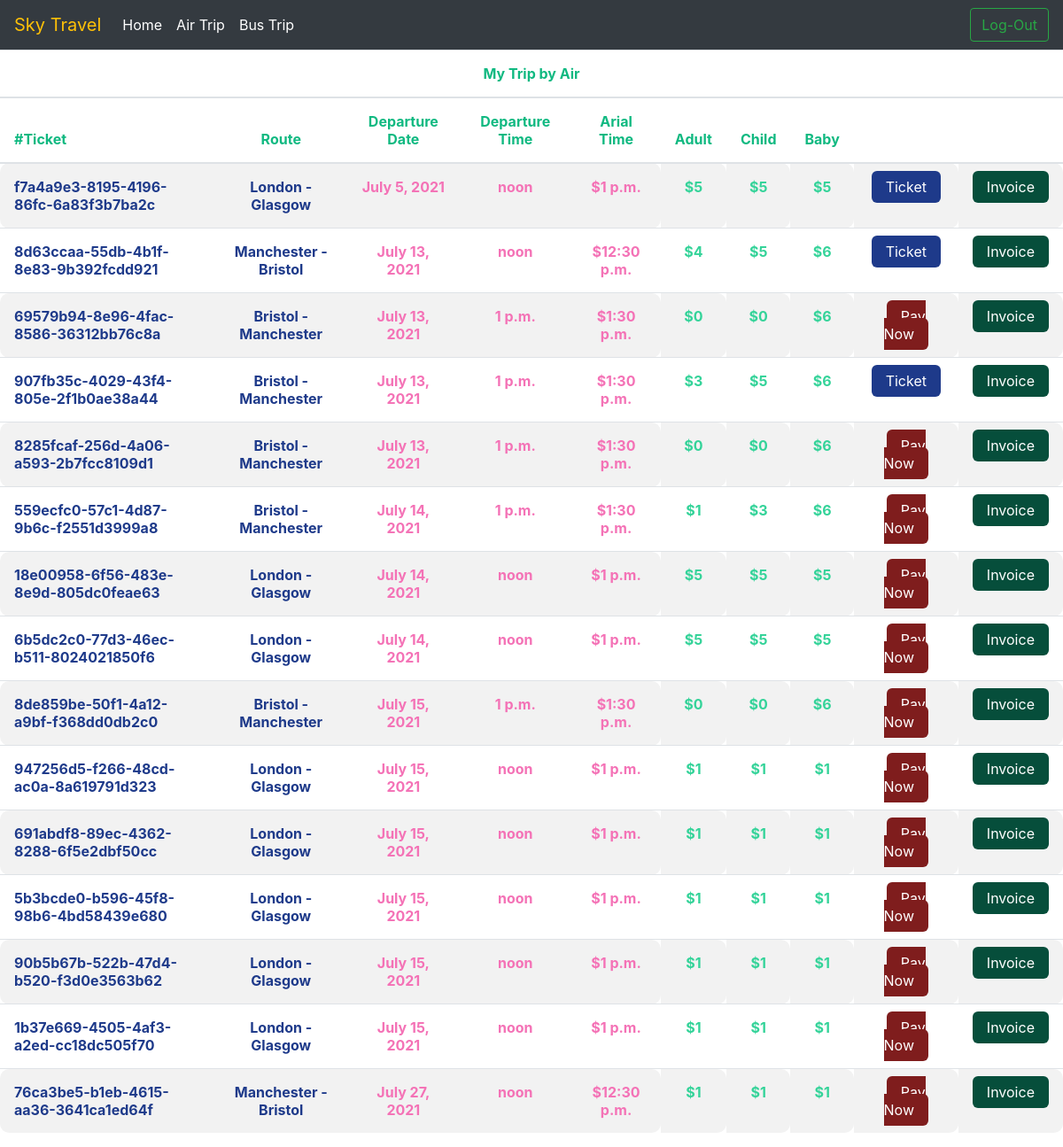
Screenshot of /mytrip-air/ (signed in) with the database file from the repository.
### SkyTravel/models.py (models this page shows, shortened)
class AirTrip(models.Model):
    ticket = models.UUIDField(default=uuid.uuid4, editable=False, unique=True)
    user = models.ForeignKey(User, on_delete=models.CASCADE)
    flight = models.ForeignKey(AirChart, on_delete=models.CASCADE)
    adult = models.BigIntegerField()
    child = models.BigIntegerField()
    baby = models.BigIntegerField()
    totalcost = models.FloatField()
    departureDate = models.DateField()
    payment = models.CharField(max_length=120)

class AirChart(models.Model):
    fromP = models.ForeignKey(Places, on_delete=models.CASCADE, related_name="fromPA")
    toP = models.ForeignKey(Places, on_delete=models.CASCADE, related_name="toPA")
    departure = models.TimeField(max_length=120)
    arival = models.TimeField(max_length=120)
    adultcost = models.FloatField()
    childcost = models.FloatField()
    def __str__(self):
        return (self.fromP.name + " - " + self.toP.name)

class Places(models.Model):
    name = models.CharField(max_length=120)

### SkyTravel/views.py (the view)
# urls.py: path('mytrip-air/', mytripAir, name="mytrip-air"),
@login_required(login_url='/login/')
def mytripAir(request, *args, **kwargs):
    uid = request.user.id
    user = User.objects.get(id=uid)
    trip = AirTrip.objects.filter(user=user).order_by('departureDate')
    context = {
        'trip': trip,
        'tripby': "Air"
    }
    return render(request, 'SkyTravel/mytrip.html', context)

### template/SkyTravel/mytrip.html (shortened to what this page needs)
<link href="https://unpkg.com/tailwindcss@^2/dist/tailwind.min.css" rel="stylesheet">
<nav class="navbar navbar-expand-lg navbar-dark bg-dark">
  <a class="navbar-brand text-warning" href="#">Sky Travel</a>
  <div class="collapse navbar-collapse" id="navbarTogglerDemo03">
    <ul class="navbar-nav mr-auto mt-2 mt-lg-0">
      <li class="nav-item active">
        <a class="nav-link" href="/">Home <span class="sr-only">(current)</span></a>
      </li>
      <li class="nav-item active">
        <a class="nav-link" href="/mytrip-air/">Air Trip <span class="sr-only">(current)</span></a>
      </li>
      <li class="nav-item active">
        <a class="nav-link" href="/mytrip-bus/">Bus Trip <span class="sr-only">(current)</span></a>
      </li>
    </ul>
      <a href="/log-out/"><button class="btn btn-outline-success my-2 my-sm-0" type="submit">Log-Out</button></a>
  </div>
</nav>
<link href="//maxcdn.bootstrapcdn.com/bootstrap/4.0.0/css/bootstrap.min.css" rel="stylesheet" id="bootstrap-css">
<table class="table table-striped">
  <thead>
    <tr>
		<th class="p-3 text-green-500 text-center" colspan=10>My Trip by {{tripby}}</th>
	</tr>
    <tr>
      <th class="p-3 text-green-500">#Ticket</th>
		<th class="p-3 text-center text-green-500">Route</th>
		<th class="p-3 text-center text-green-500">Departure Date</th>
		<th class="p-3 text-center text-green-500">Departure Time</th>
		<th class="p-3 text-center text-green-500">Arial Time</th>
		<th class="p-3 text-center text-green-500">Adult</th>
		<th class="p-3 text-center text-green-500">Child</th>
		<th class="p-3 text-center text-green-500">Baby</th>
		<th class="p-3 text-center"></th>
		<th class="p-3 text-center"></th>
    </tr>
  </thead>
  <tbody>
    {% for t in trip %}
					<tr>
                    <td class="p-3 font-bold text-blue-900">
							{{t.ticket}}
						</td>
                        <td class="p-3 font-bold text-blue-900 text-center">
							{{t.flight}}
						</td>
						<td class="p-3 font-bold text-pink-400 text-center">
							{{t.departureDate}}
						</td>
						<td class="p-3 font-bold text-pink-400 text-center">
							{{t.flight.departure}}
						</td>
						<td class="p-3 font-bold text-pink-400 text-center">
							${{t.flight.arival}}
						</td>
                        <td class="p-3 font-bold text-green-400 text-center">
							${{t.baby}}
						</td>
                        <td class="p-3 font-bold text-green-400 text-center">
							${{t.child}}
						</td>
                        <td class="p-3 font-bold text-green-400 text-center">
							${{t.adult}}
						</td>
						{% if t.payment == "Complete" %}
						<td class="p-3 text-center">
							<a href="/ticket/{{tripby}}/{{t.id}}/"><span class="bg-blue-900 text-white rounded-md px-3 py-2">Ticket</span></a>
						</td>
						{% else %}
						<td class="p-3 text-center">
							<a href="/ticket/{{tripby}}/{{t.id}}/"><span class="bg-red-900 text-white rounded-md px-3 py-2">Pay Now</span></a>
						</td>
						{% endif %}
                        <td class="p-3 text-center">
							<a href="/invoice/{{tripby}}/{{t.id}}/"><span class="bg-green-900 text-white rounded-md px-3 py-2">Invoice</span></a>
						</td>
					</tr>
				{% endfor %}
  </tbody>
</table>

### template/SkyTravel/mytrip.html (style rules this page uses)
.table { border-spacing: 0 15px; }
.table tr { border-radius: 20px; }
tr td:nth-child(n+5), tr th:nth-child(n+5) { border-radius: 0 .625rem .625rem 0; }
tr td:nth-child(1), tr th:nth-child(1) { border-radius: .625rem 0 0 .625rem; }

### rows the page displays
AirTrip: ticket "f7a4a9e3-8195-4196-86fc-6a83f3b7ba2c", flight "London - Glasgow", departureDate "July 5, 2021", flight.departure "noon", flight.arival "1 p.m.", baby "5", child "5", adult "5"
AirTrip: ticket "8d63ccaa-55db-4b1f-8e83-9b392fcdd921", flight "Manchester - Bristol", departureDate "July 13, 2021", flight.departure "noon", flight.arival "12:30 p.m.", baby "4", child "5", adult "6"
AirTrip: ticket "69579b94-8e96-4fac-8586-36312bb76c8a", flight "Bristol - Manchester", departureDate "July 13, 2021", flight.departure "1 p.m.", flight.arival "1:30 p.m.", baby "0", child "0", adult "6"
AirTrip: ticket "907fb35c-4029-43f4-805e-2f1b0ae38a44", flight "Bristol - Manchester", departureDate "July 13, 2021", flight.departure "1 p.m.", flight.arival "1:30 p.m.", baby "3", child "5", adult "6"
AirTrip: ticket "8285fcaf-256d-4a06-a593-2b7fcc8109d1", flight "Bristol - Manchester", departureDate "July 13, 2021", flight.departure "1 p.m.", flight.arival "1:30 p.m.", baby "0", child "0", adult "6"
AirTrip: ticket "559ecfc0-57c1-4d87-9b6c-f2551d3999a8", flight "Bristol - Manchester", departureDate "July 14, 2021", flight.departure "1 p.m.", flight.arival "1:30 p.m.", baby "1", child "3", adult "6"
AirTrip: ticket "18e00958-6f56-483e-8e9d-805dc0feae63", flight "London - Glasgow", departureDate "July 14, 2021", flight.departure "noon", flight.arival "1 p.m.", baby "5", child "5", adult "5"
AirTrip: ticket "6b5dc2c0-77d3-46ec-b511-8024021850f6", flight "London - Glasgow", departureDate "July 14, 2021", flight.departure "noon", flight.arival "1 p.m.", baby "5", child "5", adult "5"
AirTrip: ticket "8de859be-50f1-4a12-a9bf-f368dd0db2c0", flight "Bristol - Manchester", departureDate "July 15, 2021", flight.departure "1 p.m.", flight.arival "1:30 p.m.", baby "0", child "0", adult "6"
AirTrip: ticket "947256d5-f266-48cd-ac0a-8a619791d323", flight "London - Glasgow", departureDate "July 15, 2021", flight.departure "noon", flight.arival "1 p.m.", baby "1", child "1", adult "1"
AirTrip: ticket "691abdf8-89ec-4362-8288-6f5e2dbf50cc", flight "London - Glasgow", departureDate "July 15, 2021", flight.departure "noon", flight.arival "1 p.m.", baby "1", child "1", adult "1"
AirTrip: ticket "5b3bcde0-b596-45f8-98b6-4bd58439e680", flight "London - Glasgow", departureDate "July 15, 2021", flight.departure "noon", flight.arival "1 p.m.", baby "1", child "1", adult "1"
AirTrip: ticket "90b5b67b-522b-47d4-b520-f3d0e3563b62", flight "London - Glasgow", departureDate "July 15, 2021", flight.departure "noon", flight.arival "1 p.m.", baby "1", child "1", adult "1"
AirTrip: ticket "1b37e669-4505-4af3-a2ed-cc18dc505f70", flight "London - Glasgow", departureDate "July 15, 2021", flight.departure "noon", flight.arival "1 p.m.", baby "1", child "1", adult "1"
AirTrip: ticket "76ca3be5-b1eb-4615-aa36-3641ca1ed64f", flight "Manchester - Bristol", departureDate "July 27, 2021", flight.departure "noon", flight.arival "12:30 p.m.", baby "1", child "1", adult "1"

### other values shown
{{ tripby }} "Air"
